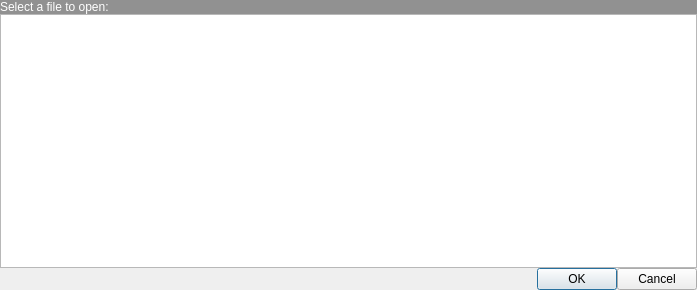
<?xml version="1.0" encoding="UTF-8"?>
<ui version="4.0">
 <class>SelectFile</class>
 <widget class="QDialog" name="SelectFile">
  <property name="geometry">
   <rect>
    <x>0</x>
    <y>0</y>
    <width>697</width>
    <height>290</height>
   </rect>
  </property>
  <property name="windowTitle">
   <string>Open File</string>
  </property>
  <layout class="QVBoxLayout" name="verticalLayout">
   <property name="spacing">
    <number>0</number>
   </property>
   <property name="margin">
    <number>0</number>
   </property>
   <item>
    <widget class="QLabel" name="label">
     <property name="styleSheet">
      <string notr="true">background-color: rgb(145, 145, 145);
color: rgb(255, 255, 255);
font: 12pt &quot;MS Shell Dlg 2&quot;;</string>
     </property>
     <property name="text">
      <string>Select a file to open:</string>
     </property>
    </widget>
   </item>
   <item>
    <widget class="CustomQueryView" name="lstFiles"/>
   </item>
   <item>
    <layout class="QHBoxLayout" name="horizontalLayout">
     <item>
      <spacer name="horizontalSpacer">
       <property name="orientation">
        <enum>Qt::Horizontal</enum>
       </property>
       <property name="sizeHint" stdset="0">
        <size>
         <width>40</width>
         <height>20</height>
        </size>
       </property>
      </spacer>
     </item>
     <item>
      <widget class="QPushButton" name="cmdOk">
       <property name="text">
        <string>OK</string>
       </property>
       <property name="default">
        <bool>true</bool>
       </property>
      </widget>
     </item>
     <item>
      <widget class="QPushButton" name="cmdCancel">
       <property name="text">
        <string>Cancel</string>
       </property>
      </widget>
     </item>
    </layout>
   </item>
  </layout>
 </widget>
 <customwidgets>
  <customwidget>
   <class>CustomQueryView</class>
   <extends>QTreeView</extends>
   <header>customqueryview.h</header>
  </customwidget>
 </customwidgets>
 <resources/>
 <connections>
  <connection>
   <sender>cmdCancel</sender>
   <signal>clicked()</signal>
   <receiver>SelectFile</receiver>
   <slot>reject()</slot>
   <hints>
    <hint type="sourcelabel">
     <x>136</x>
     <y>71</y>
    </hint>
    <hint type="destinationlabel">
     <x>177</x>
     <y>56</y>
    </hint>
   </hints>
  </connection>
 </connections>
</ui>
